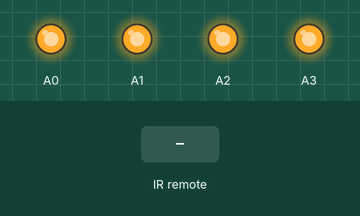
Simulated run of this sketch. Board: Arduino Uno, built with avr-gcc and run on an emulated ATmega328P. Parts: output pins drawn as LEDs (lit = HIGH). The test bench sets the inputs (shaded band).

Above: at 1.2 s.
1.3 s: infrared code 0xFF30CF received
At 2.0 s:
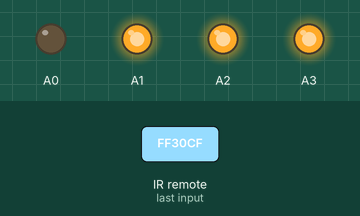
2.8 s: infrared code 0x6F4F9E7 received
At 3.1 s:
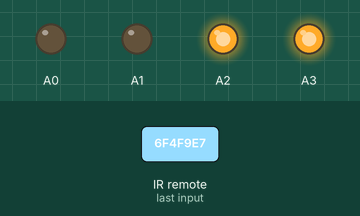
4.3 s: infrared code 0x6F55B85 received
At 5.5 s:
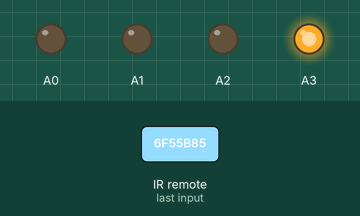
5.8 s: infrared code 0x6F4F1EF received
At 6.6 s:
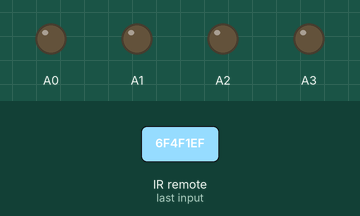
7.3 s: infrared code 0xFD08F7 received
At 7.7 s:
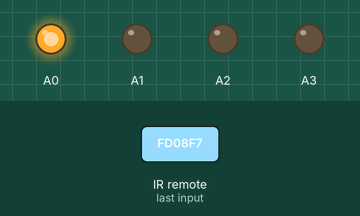
8.8 s: infrared code 0x6F36977 received
At 10.1 s:
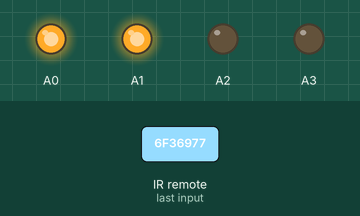
Timing chart, 0 to 11.3 s (numbered marks = the images above; inputs shaded):
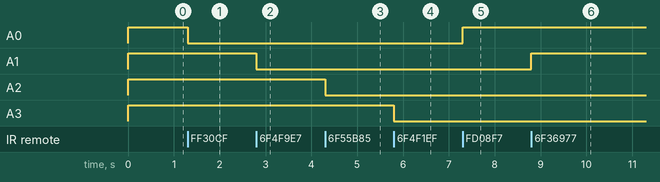

Measured:
- after the input at 1.3 s, A0: HIGH → LOW at once
- after the input at 2.8 s, A1: HIGH → LOW at once
- after the input at 4.3 s, A2: HIGH → LOW at once
- after the input at 5.8 s, A3: HIGH → LOW at once
- after the input at 7.3 s, A0: LOW → HIGH at once
- after the input at 8.8 s, A1: LOW → HIGH at once

The sketch:

IR_KITCHEN.ino
```cpp
// (licence header left out)
#include <IRremote.h>

#define DEBUG 1

#define K1  16724175
#define K2  116718055
#define K3  116743045
#define K4  116716015

#define Z1  16582903
#define Z2  116615543
#define Z3  116599223
#define Z4  116591063

#define  RECV_PIN 3

IRrecv irrecv(RECV_PIN);

decode_results results;

void setup()
{
  pinMode(A0,OUTPUT);
  pinMode(A1,OUTPUT);
  pinMode(A2,OUTPUT);
  pinMode(A3,OUTPUT);

  digitalWrite(A0,HIGH);
  digitalWrite(A1,HIGH);
  digitalWrite(A2,HIGH);
  digitalWrite(A3,HIGH);

  if (DEBUG) Serial.begin(9600);

  irrecv.enableIRIn();

}

void loop() {

  if (irrecv.decode(&results)) {

    switch (results.value) {

    case K1:
      if (digitalRead(A0) == HIGH) digitalWrite(A0,LOW);
      else digitalWrite(A0,HIGH);
      break;
    case K2:
      if (digitalRead(A1) == HIGH) digitalWrite(A1,LOW);
      else digitalWrite(A1,HIGH);
      break;
    case K3:
      if (digitalRead(A2) == HIGH) digitalWrite(A2,LOW);
      else digitalWrite(A2,HIGH);
      break;
    case K4:
      if (digitalRead(A3) == HIGH) digitalWrite(A3,LOW);
      else digitalWrite(A3,HIGH);
      break;

    case Z1:
      if (digitalRead(A0) == HIGH) digitalWrite(A0,LOW);
      else digitalWrite(A0,HIGH);
      break;
    case Z2:
      if (digitalRead(A1) == HIGH) digitalWrite(A1,LOW);
      else digitalWrite(A1,HIGH);
      break;
    case Z3:
      if (digitalRead(A2) == HIGH) digitalWrite(A2,LOW);
      else digitalWrite(A2,HIGH);
      break;
    case Z4:
      if (digitalRead(A3) == HIGH) digitalWrite(A3,LOW);
      else digitalWrite(A3,HIGH);
      break;
    }

    irrecv.resume();
  }

}
```
